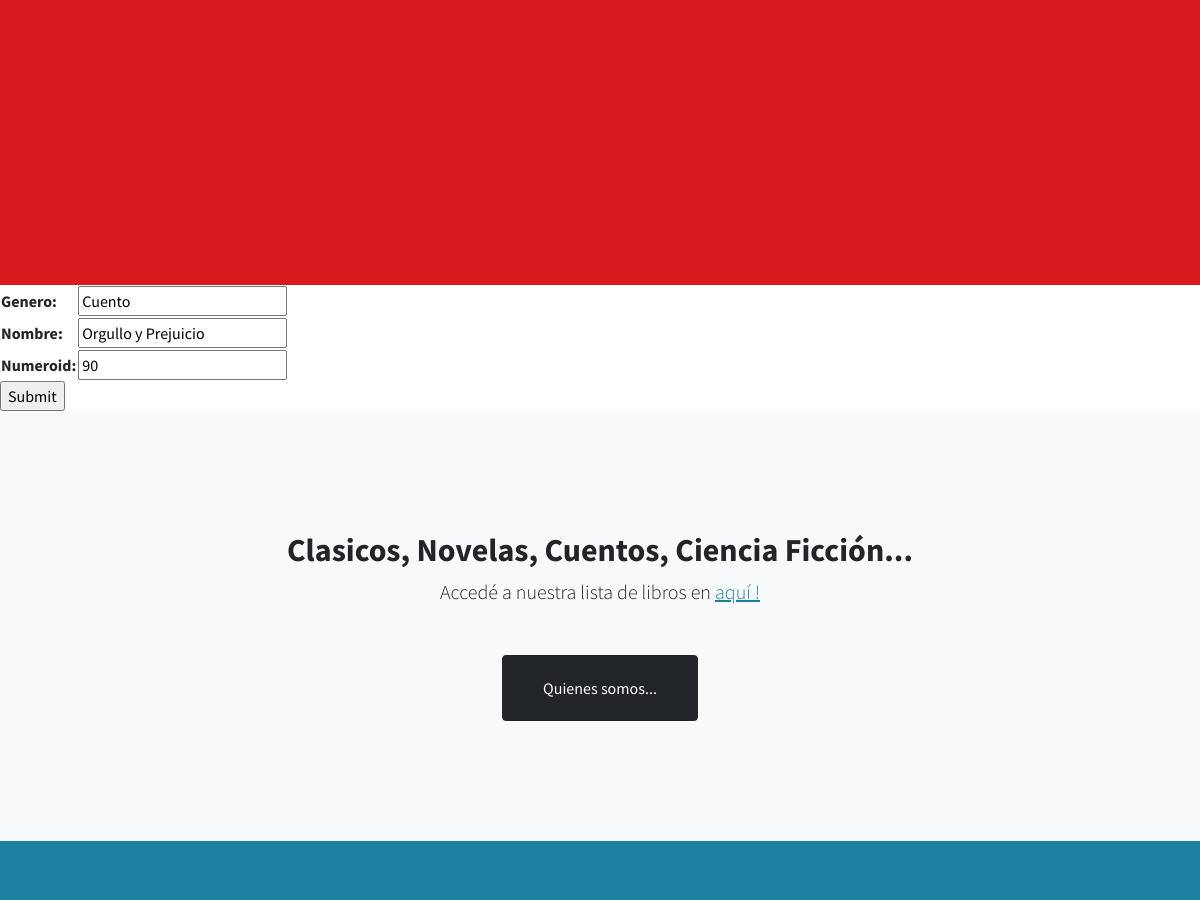
Before: /App1/editarLibros/Orgullo y Prejuicio/ (middle part) with the older database file.
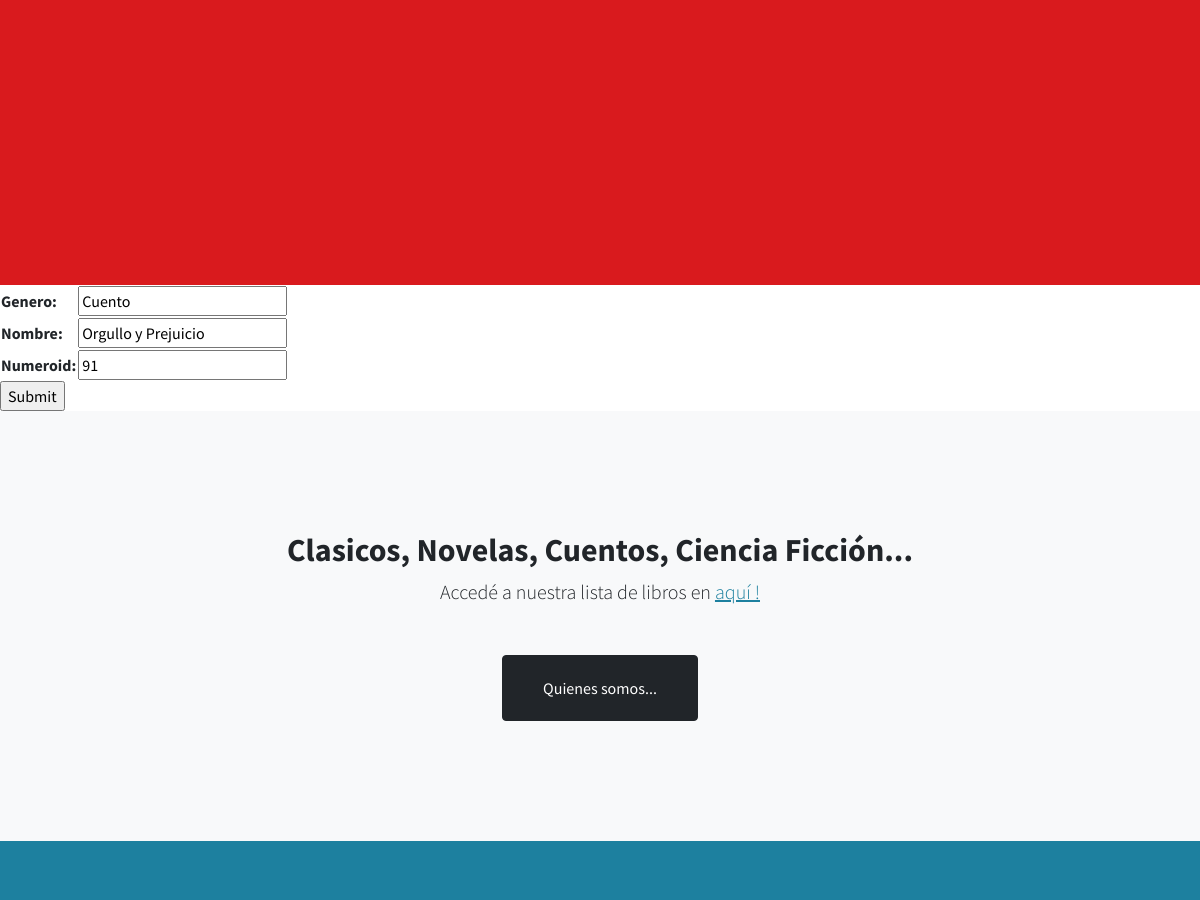
After: the same page with the newer database file.
### App1/models.py (models this page shows, shortened)
class Libros (models.Model):
    genero = models.CharField(max_length=40)
    nombre = models.CharField(max_length=50)
    numeroId = models.IntegerField()

### App1/views.py (the view)
# urls.py: path('editarLibros/<nombre_para_editar>/', views.editarLibros, name="EditarLibros"),
def editarLibros (request, nombre_para_editar):
    libro = Libros.objects.get (nombre = nombre_para_editar)
    if request.method == "POST":
        miFormulario = LibrosFormulario(request.POST)
        if miFormulario.is_valid():
            informacion = miFormulario.cleaned_data
            libro.nombre = informacion ["nombre"]
            libro.genero = informacion ["genero"]
            libro.numeroId = informacion ["numeroId"]
            libro.save()
            return render (request, "App1/inicio.html")
    else:
        miFormulario = LibrosFormulario(initial={"nombre":libro.nombre,"genero":libro.genero,"numeroId":libro.numeroId})
    return render (request, "App1/editarLibros.html",{"miFormulario":miFormulario,"nombre_para_editar":nombre_para_editar})

### App1/forms.py
class LibrosFormulario(forms.Form):
    genero = forms.CharField(max_length=40)
    nombre = forms.CharField(max_length=50)
    numeroId = forms.IntegerField()

### App1/templates/App1/editarLibros.html (shortened to what this page needs)
{% extends "App1/padre.html" %}
{% load static %}
{% block contenido %}
    <form action="" method="POST">{% csrf_token %}
        <table>
        {{ miFormulario.as_table }}
        </table>
        <input type="submit" name="ENVIAR">
    </form>
{% endblock %}

Changed rows visible on the page:
changed Libros "Cuento": numeroId "90" → "91"
